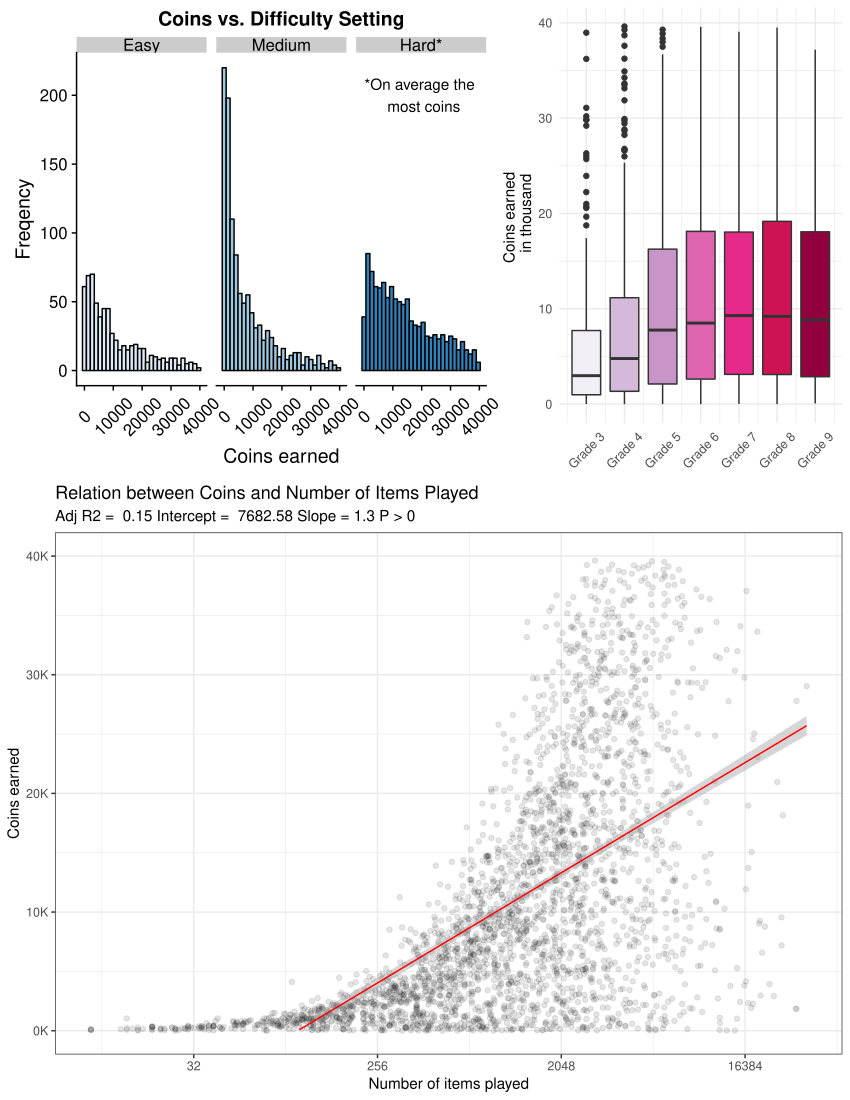

Write the R code that produced this figure.
library("oefenwebDatabase")
library("ggplot2")
library("tidyverse")
library("RColorBrewer")
library("extrafont")

# to put the plots together
suppressMessages(library("cowplot"))
# to prepare data
suppressMessages(library("dplyr"))
# make database connection
con <- connect()

# Part 1
# get the log_records from 2018-12-08 to 2018-12-09
records <- suppressWarnings(DBI::dbGetQuery(con, "SELECT `user_agent_id`, AVG(`response_in_milliseconds`)
                                         FROM `log_records`
                                         WHERE `created` >= '2018-12-08' AND `created` < '2018-12-09'
                                         GROUP BY `user_agent_id`"))
names(records)[1] <- "id"

# get the user_agents table
device <- suppressWarnings(DBI::dbGetQuery(con, "SELECT * FROM `user_agents`"))

# join 2 tables
data <- inner_join(records, device)

# remove Mozilla/5.0 from the strings
for (i in 1:nrow(data)){
  data[i, 3] <- substring(data[i, 3], 14)
}

# get the device type from the strings
data[, 3] <- sapply(strsplit(data[, 3], ";"), "[", 1)
data[, 3] <- sapply(strsplit(data[, 3], " "), "[", 1)

# rename the columns
names(data)[2] <- "avg_response"
names(data)[3] <- "device"

# rename "x11" to "Linux"
data$device <- gsub("X11", "Linux", data$device)

# bar plot
ggplot(data, aes(x = factor(device), y = avg_response, fill = factor(device) ) ) +
  stat_summary(fun.y = "mean", geom = "bar") +
  theme_classic() +
  labs(title = "Response Time on Different Device Types",
       subtitle = "from 2018-12-08 to 2018-12-09",
       x = "Device Type", y = "Average Response Time \n (milliseconds)") +
  scale_y_continuous(breaks = seq(0, 10000, 500)) +
  scale_fill_brewer(palette = "Pastel2") +
  theme(plot.title = element_text(hjust = 0.5),
        plot.subtitle = element_text(hjust = 0.5),
        legend.position = "none")
  


# Part 2
userData <- suppressWarnings(DBI::dbGetQuery(con,
                                             "SELECT `users`.*,
                                             `app_prop`.`coin_count`,
                                             `app_prop`.`difficulty`,
                                             `count_tab`.`modified_count`
                                             FROM `users`
                                             INNER JOIN `user_application_properties` AS `app_prop`
                                             ON `app_prop`.`user_id` = `users`.`id`
                                             LEFT JOIN (
                                             SELECT `user_id`, SUM(`modified_count`) AS `modified_count`
                                             FROM `user_domain_ratings`
                                             GROUP BY `user_id`) AS `count_tab`
                                             ON `users`.`id` = `count_tab`.`user_id`
                                             -- select only players (no teachers etc.)
                                             WHERE `users`.`role_id` = 1"))

userData <- userData %>%
  filter(coin_count < as.numeric(quantile(userData$coin_count, prob = 0.9))
         & !is.na(modified_count)
         & grade %in% c(3:9)
         & coin_count > 0)

userData$difficulty <- factor(userData$difficulty)

facetname <- c(`0` = "Easy", `1` = "Medium", `2` = "Hard*")
ann_text <- data.frame(x = 20000, y = 200, label = "*On average the \n most coins", difficulty = 2)

plot1 <- ggplot(userData, aes(coin_count, fill = factor(difficulty))) +
  geom_histogram(color = "black") +
  scale_fill_brewer(palette = "Blues") +
  facet_grid(~difficulty, labeller = as_labeller(facetname)) +
  ggtitle("Coins vs. Difficulty Setting") +
  xlab("Coins earned") + ylab("Freqency") +
  theme_cowplot() +
  theme(legend.position = "none",
        axis.text.x = element_text(angle = 45, vjust = .5)) +
  geom_text(data = ann_text, aes(x = x, y = y, label = label))

plot2 <- ggplot(userData, aes(x = grade, y = coin_count / 1000, fill = factor(grade))) +
  ylab("Coins earned \n in thousand") +
  geom_boxplot( ) +
  scale_fill_brewer(palette = "PuRd") +
  theme_minimal( ) +
  scale_x_continuous(breaks = seq(3, 9, 1),
                     labels = c("Grade 3", "Grade 4", "Grade 5", "Grade 6", "Grade 7", "Grade 8", "Grade 9")) +
  theme(legend.position = "none",
        axis.title.x = element_blank(),
        axis.text.x = element_text(angle = 45, vjust = .5))

fit <- lm(data = userData, formula = coin_count ~ modified_count)
adjR2 <- summary(fit)$adj.r.squared # nolint
intercept <- fit$coef[[1]]
slope <- fit$coef[[2]]
pValue <- summary(fit)$coef[2, 4]

plot3 <- ggplot(data = userData, aes(x = modified_count, y = coin_count)) +
  scale_x_continuous(trans = "log2", limits = c(10, max(userData$modified_count))) +
  geom_point(alpha = 0.1) +
  geom_smooth(method = "lm", colour = "red", size = 0.5) +
  theme_bw() +
  labs(title = "Relation between Coins and Number of Items Played",
       subtitle = paste("Adj R2 = ", round(adjR2, 2), "Intercept = ",
                        round(intercept, 2), "Slope =", round(slope, 2), "P >", round(pValue, 2)),
       x = "Number of items played",
       y = "Coins earned") +
  scale_y_continuous(limit = c(0, 40000),
                     labels = c("0K", "10K", "20K", "30K", "40K"))

upper_plot <- plot_grid(plot1, plot2)
final_plot <- plot_grid(upper_plot, plot3, ncol = 1, rel_heights = c(1, 2))
ggsave("part2.pdf", final_plot)
